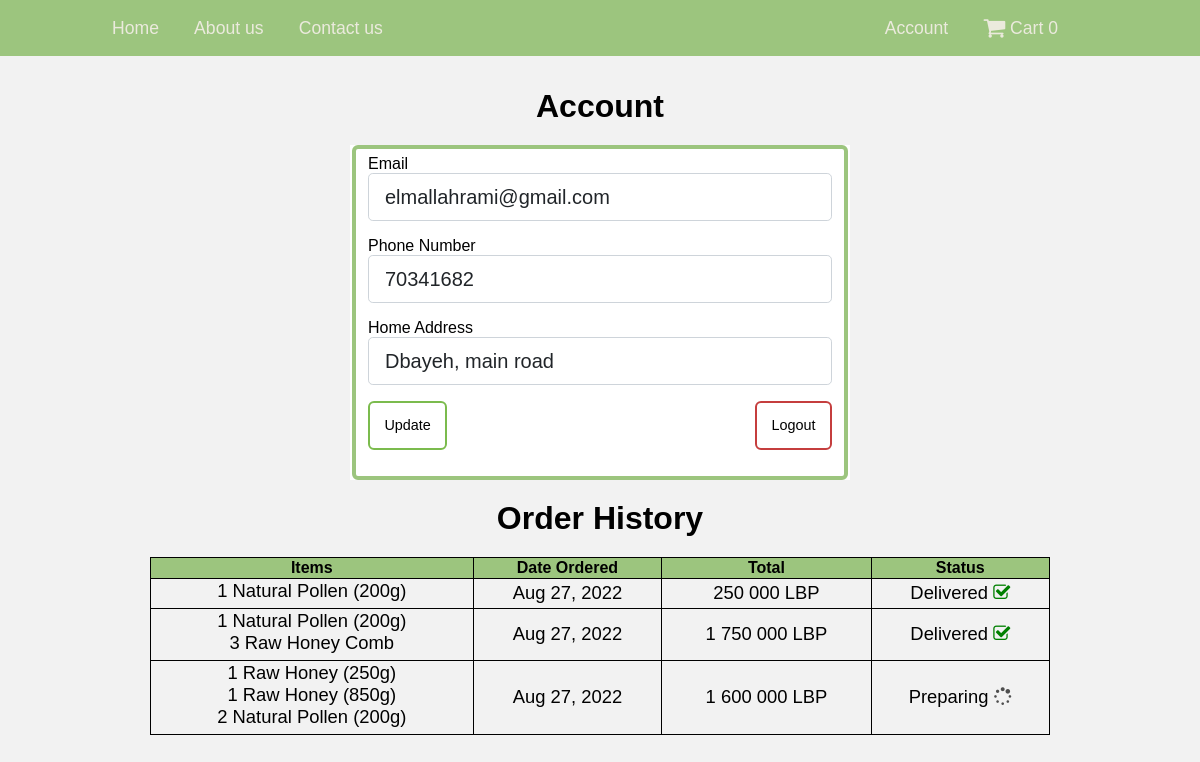
Before: /account (signed in) with the older database file.
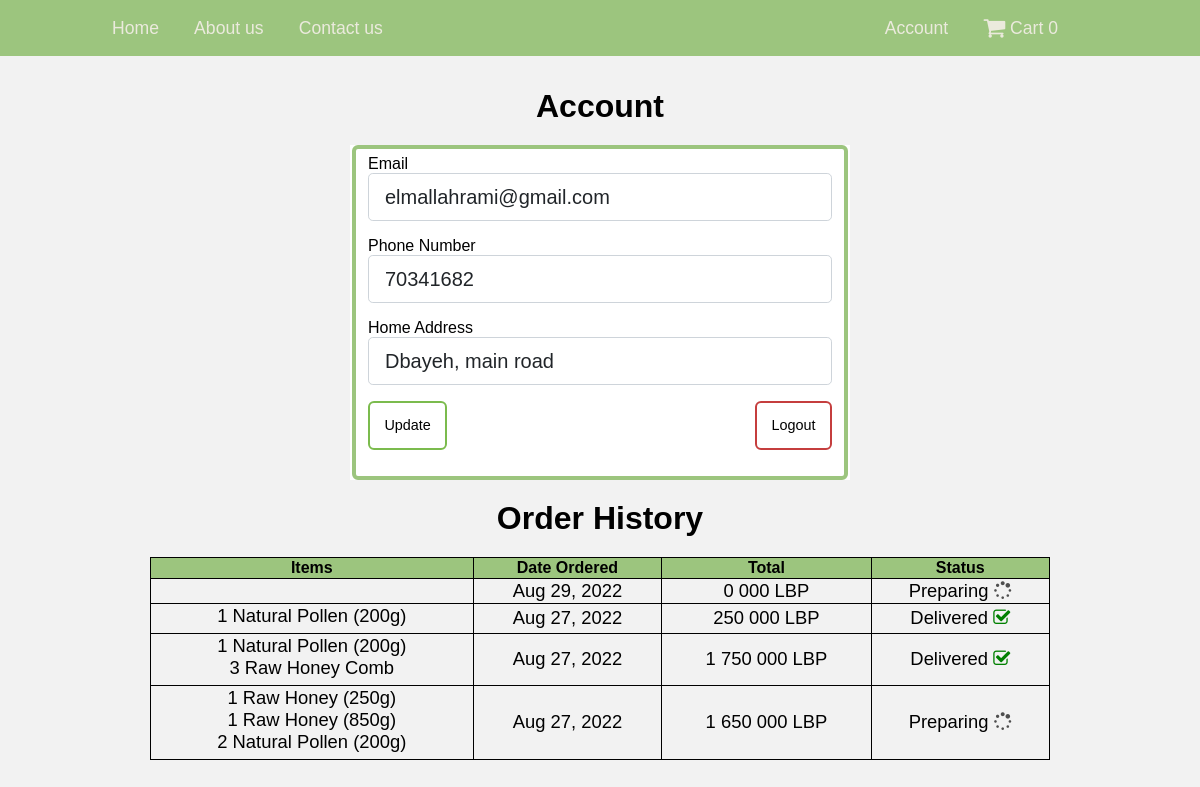
After: the same page with the newer database file.
### conceptb/models.py (models this page shows, shortened)
class User(db.Model, UserMixin):
    id = db.Column(db.Integer, primary_key=True)
    email = db.Column(db.String, unique=True, nullable=False)
    phone = db.Column(db.String, nullable=False)
    location = db.Column(db.String, nullable=False)
    password = db.Column(db.String, nullable=False)
    is_admin = db.Column(db.Boolean, default=False)
    orders = db.relationship('Order', backref='user', lazy=True)

class OrderItem(db.Model):
    id = db.Column(db.Integer, primary_key=True)
    order_id = db.Column(db.Integer, db.ForeignKey('order.id'), nullable=False)
    product_id = db.Column(db.Integer, db.ForeignKey('product.id'), nullable=False)
    quantity = db.Column(db.Integer, nullable=False, default=1)

class Product(db.Model):
    id = db.Column(db.Integer, primary_key=True)
    name = db.Column(db.String, nullable=False)
    price = db.Column(db.Integer, nullable=False)
    imageURL = db.Column(db.String, nullable=False)
    is_deleted = db.Column(db.Boolean, default=False)
    items = db.relationship('OrderItem', backref='product', lazy=True)

class Order(db.Model):
    id = db.Column(db.Integer, primary_key=True)
    user_id = db.Column(db.Integer, db.ForeignKey('user.id'), nullable=False)
    status = db.Column(db.String, nullable=False)
    date_ordered = db.Column(db.DateTime)
    items = db.relationship('OrderItem', backref='order', lazy=True)
    def get_num_items(self):
        count = 0
        for item in self.items:
            count += item.quantity
        return count
    def get_full_price(self):
        price = 0
        for item in self.items:
            price += item.quantity * (Product.query.get(item.product_id).price)
        return price

### conceptb/routes.py (the view)
@app.route('/account', methods=['GET', 'POST'])
@login_required
def account():
    no_items = num_items()
    form = UpdateAccountForm()
    if form.validate_on_submit():
        current_user.email = form.email.data
        current_user.phone = form.phone.data
        current_user.location = form.location.data
        db.session.commit()
        flash('Your account has been updated!', 'success')
        return redirect(url_for('account'))
    elif request.method == 'GET':
        form.email.data = current_user.email
        form.phone.data = current_user.phone
        form.location.data = current_user.location
        admin = current_user.is_admin
        orders = []
        for order in current_user.orders:
            if order.status in ['Ordered', 'Delivered']:
                orders.append(order)
        def date_ord(order):
            return order.date_ordered
        orders.sort(reverse=True, key=date_ord)
    return render_template('account.html', form=form, no_items=no_items, admin=admin, orders=orders)

### conceptb/forms.py (shortened to what this page needs)
class UpdateAccountForm(FlaskForm):
    email = StringField('Email', validators=[DataRequired(), Email()])
    phone = StringField('Phone Number', validators=[DataRequired()])
    location = StringField('Home Address', validators=[DataRequired()])
    submit = SubmitField('Update')

### conceptb/models.py (called while the page is built)
@login_manager.user_loader
def load_user(user_id):
    return User.query.get(int(user_id))

### conceptb/routes.py (called while the page is built)
def num_items():
    if current_user.is_authenticated:
        order = Order.query.filter_by(user=current_user, status='In progress').first()
        no_items = order.get_num_items()
    else:
        no_items = 0
    return no_items

### conceptb/templates/account.html (shortened to what this page needs)
{% if admin == True %}
    {% extends "layout_admin.html" %}
{% else %}
    {% extends "layout.html" %}
{% endif %}
{% block content %}
<h1>Account</h1>
<div class="form-container" style="margin: 20px auto;">
    <form method="POST" action="">
        <fieldset class="form-group">
            <div class="form-group">
                {{ form.email.label(class="form-control-label") }}
                {% if form.email.errors %}
                    {{ form.email(class="form-control form-control-lg is-invalid") }}
                    <div class="invalid-feedback">
                        {% for error in form.email.errors %}
                            <span>{{ error }}</span>
                        {% endfor %}
                    </div>
                {% else %}
                    {{ form.email(class="form-control form-control-lg") }}
                {% endif %}
            </div>
            <div class="form-group">
                {{ form.phone.label(class="form-control-label") }}
                {% if form.phone.errors %}
                    {{ form.phone(class="form-control form-control-lg is-invalid") }}
                    <div class="invalid-feedback">
                        {% for error in form.phone.errors %}
                            <span>{{ error }}</span>
                        {% endfor %}
                    </div>
                {% else %}
                    {{ form.phone(class="form-control form-control-lg") }}
                {% endif %}
            </div>
            <div class="form-group">
                {{ form.location.label(class="form-control-label") }}
                {% if form.location.errors %}
                    {{ form.location(class="form-control form-control-lg is-invalid") }}
                    <div class="invalid-feedback">
                        {% for error in form.location.errors %}
                            <span>{{ error }}</span>
                        {% endfor %}
                    </div>
                {% else %}
                    {{ form.location(class="form-control form-control-lg") }}
                {% endif %}
            </div>
            <div class="btn-holder">
                <div class="form-group">
                    {{ form.submit(class="btn") }}
                </div>
                <div class="form-group">
                    <a class="btn btn-red" href="{{ url_for('logout') }}">Logout</a>
                </div>
            </div>
        </fieldset>
    </form>
</div>
{% if (admin == False) and orders|length > 0  %}
<h1 style="padding-top: 0px; padding-bottom: 20px;">Order History</h1>
<table style="margin-bottom: 20px;">
    <tr>
        <th>Items</th>
        <th>Date Ordered</th>
        <th>Total</th>
        <th>Status</th>
    </tr>
    {% for order in orders %}
    <tr>
        <td class="center">
            <ul style="padding-left : 0em; margin-bottom: 5px; list-style-type: none;">
                {% for item in order.items %}
                <li>{{ item.quantity }} {{ item.product.name }}</li>
                {% endfor %}
            </ul>
        </td>
        <td class="center">
            {{ order.date_ordered.strftime('%b %d, %Y') }}
        </td>
        <td class="center">
            {% set price =  order.get_full_price()|string %}
            {% if 3 > price|length %}
                {{ price }} 000 LBP
            {% else %}
                {{ price[:-3] }} {{ price[-3:] }} 000 LBP
            {% endif %}
        </td>
        <td class="center">
            {% if order.status == 'Delivered' %}
                Delivered <i class="fa fa-check-square-o" style="color: green;"></i>
            {% else %}
                Preparing <i class="fa fa-spinner" style="color: rgb(78, 78, 78);"></i>
            {% endif %}
        </td>
    </tr>
    {% endfor %}
</table>
{% endif %}
{% endblock %}

### conceptb/templates/layout.html (shortened to what this page needs)
<html>
    <head>
        <link rel="stylesheet" type="text/css" href="{{ url_for('static', filename='style.css') }}">
        <link rel="stylesheet" type="text/css" href="{{ url_for('static', filename='slider.css') }}">
        <link rel="stylesheet" href="https://cdnjs.cloudflare.com/ajax/libs/font-awesome/4.7.0/css/font-awesome.min.css">
    </head>
    <body>
    <header>
        <nav>
            <ul id="left">
                <li><a href="{{ url_for('home') }}">Home</a></li>
                <li><a href="{{ url_for('about') }}">About us</a></li>
                <li><a href="{{ url_for('contact') }}">Contact us</a></li>
            </ul>
            <ul id="right">
                {% if current_user.is_authenticated %}
                <li><a href="{{ url_for('account') }}">Account</a></li>
                <li onmouseover="dark()" onmouseout="light()"><a id="cart" href="{{ url_for('cart') }}"><i class="fa fa-lg fa-shopping-cart"></i>  Cart  <span class="items-number">{{ no_items }}</span></a></li>
                {% else %}
                <li><a href="{{ url_for('login') }}">Login</a></li>
                <li><a href="{{ url_for('register') }}">Register</a></li>
                {% endif %}
            </ul>
        </nav>
    </header>
    <div class="main">
        {% block content %}{% endblock %}
    </div>
    </body>
</html>

### conceptb/static/style.css (style rules this page uses)
body { margin : 0; font-family : Verdana, sans-serif; background-color: rgb(242, 242, 242); }
h1 { padding-top: 1em; margin: auto; text-align: center; }
header { position: sticky; top: 0; z-index: 1; }
nav { font-size : 1.1em; display: flex; justify-content : space-between; background :#9cc57e; }
nav ul { list-style : none; padding : 0; display : flex; margin: 1em 0.25em; }
nav li { margin: 0 1em; }
nav a, nav a:visited, .items-number { text-decoration : none; color : rgb(235, 234, 221); }
.form-container { background: #ffffff; margin: 4.5% auto; width: 50%; max-width : 500px; }
.form-group { margin-bottom: 1rem; }
.btn-holder { display: flex; flex-direction: row; justify-content: space-between; align-items: center; }
.btn { background-color: white; color: black; padding: 1em; border: 2px solid #7bbb4d; border-radius: 6px; transition-duration: 0.4s; font-size: 0.9em; }
.btn-red { text-decoration: none; border: 2px solid #c53e3e; }
.form-control { display: block; width: 100%; padding: 0.375rem 0.75rem; font-size: 1rem; font-weight: 400; line-height: 1.5; color: #212529; background-color: #fff; background-clip: padding-box; border: 1px solid #ced4da; -webkit-appearance: none; -moz-appearance: none; appearance: none; border-radius: 0.25rem; transition: border-color 0.15s ease-in-out, box-shadow 0.15s ease-in-out; }
fieldset { border: 4px solid #9cc57e; border-radius: 6px; }
.form-control-lg { min-height: calc(1.5em + (1rem + 2px)); padding: 0.5rem 1rem; font-size: 1.25rem; border-radius: 0.3rem; }
.center { text-align: center; }
table, th, td { border: 1px solid black; border-collapse: collapse; }
table { width: 75%; margin: 0 auto; }
th { background-color: #9cc57e; }
td { font-size: 1.15em; }
@media (min-width : 860px) { #left { padding-left: 7.5%; } }
@media (min-width : 860px) { #right { padding-right: 10%; } }
@media (min-width : 860px) { .form-container { width: 65%; } }

Changed rows visible on the page:
now on this page (row edited): Order: date_ordered "Aug 29, 2022", price "0", status "Preparing"
computed for Order (number 4 of 4 on the later page): price "600" → "650"
